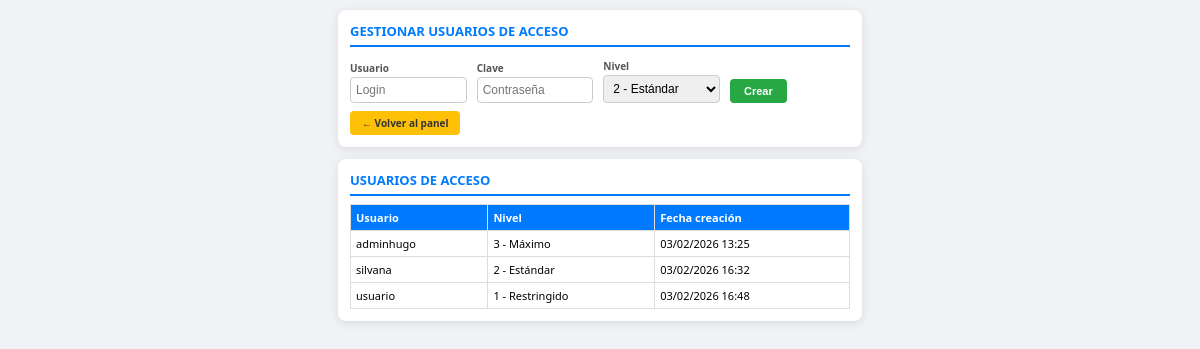
The app's page /gestionar_accesos.php (signed in), older data.
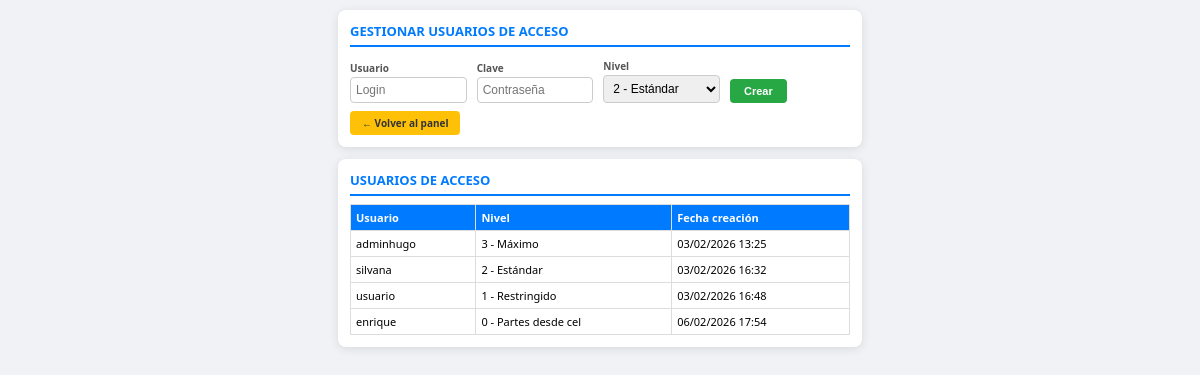
The same page, newer data.
### tables this page shows
CREATE TABLE `accesos` (
  `id` int(11) NOT NULL AUTO_INCREMENT,
  `usuario` varchar(80) NOT NULL,
  `clave` varchar(255) NOT NULL,
  `nivel_acceso` tinyint(4) NOT NULL DEFAULT 2,
  `creado_por_id` int(11) DEFAULT NULL,
  `fecha_creacion` datetime DEFAULT current_timestamp(),
  PRIMARY KEY (`id`),
  UNIQUE KEY `usuario` (`usuario`),
  KEY `idx_usuario` (`usuario`),
  KEY `idx_nivel` (`nivel_acceso`)
);

### gestionar_accesos.php (the view, shortened to what this page needs)
<?php
include 'db.php';
$lista = mysqli_query($conexion, "SELECT id, usuario, nivel_acceso, fecha_creacion FROM accesos ORDER BY nivel_acceso DESC, usuario ASC");
?>
<!DOCTYPE html>
<html lang="es">
<head>
</head>
<body>
<div class="card">
    <h2>Gestionar usuarios de acceso</h2>
    <form method="POST">
        <div class="fila-form">
            <div>
                <label>Usuario</label>
                <input type="text" name="usuario" required placeholder="Login">
            </div>
            <div>
                <label>Clave</label>
                <input type="password" name="clave" required placeholder="Contraseña">
            </div>
            <div>
                <label>Nivel</label>
                <select name="nivel_acceso">
                    <option value="2" selected>2 - Estándar</option>
                </select>
            </div>
            <div class="btn-wrap">
                <button type="submit" name="crear">Crear</button>
            </div>
        </div>
    </form>
    <a href="index.php" class="volver">← Volver al panel</a>
</div>
<div class="card">
    <h2>Usuarios de acceso</h2>
    <table>
        <thead>
            <tr><th>Usuario</th><th>Nivel</th><th>Fecha creación</th></tr>
        </thead>
        <tbody>
            <?php
            $nombres_nivel = [0 => 'Partes desde cel', 1 => 'Restringido', 2 => 'Estándar', 3 => 'Máximo'];
            while ($r = mysqli_fetch_assoc($lista)):
                $n = (int)$r['nivel_acceso'];
                $nombre_nivel = $nombres_nivel[$n] ?? $n;
            ?>
                <tr>
                    <td><?= htmlspecialchars($r['usuario']) ?></td>
                    <td><?= $n ?> - <?= htmlspecialchars($nombre_nivel) ?></td>
                    <td><?= date('d/m/Y H:i', strtotime($r['fecha_creacion'])) ?></td>
                </tr>
            <?php endwhile; ?>
        </tbody>
    </table>
</div>
</body>
</html>

Row changes from the older to the newer data that the page shows:
added accesos: usuario "enrique", nivel_acceso "0", nivel_acceso "Partes desde cel", fecha_creacion "06/02/2026 17:54"
